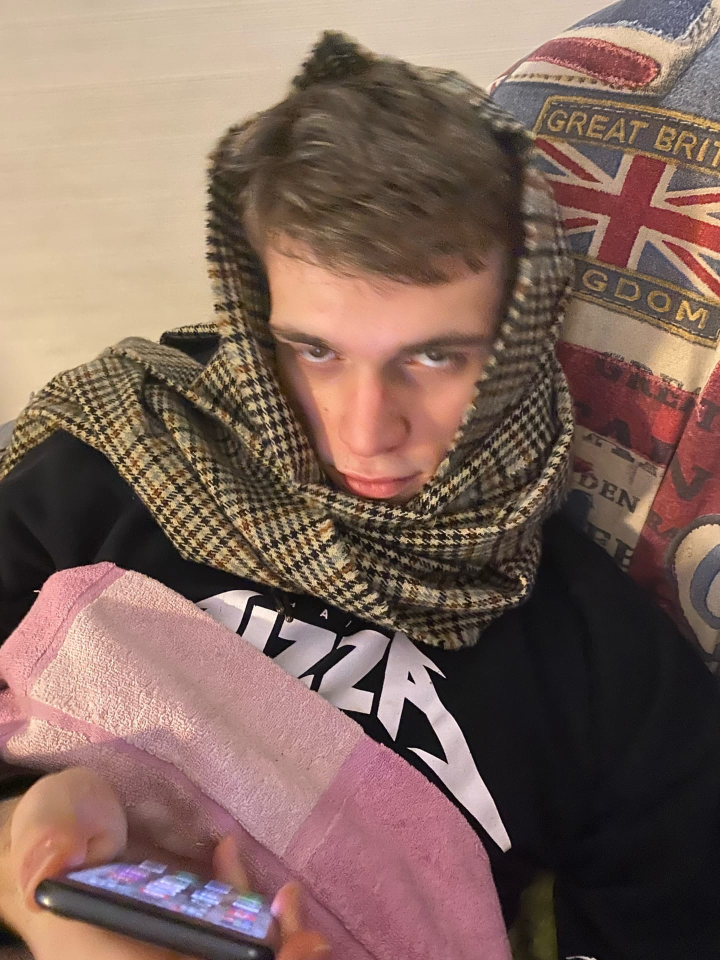
#> input picture src/photos/me.jpg, 1440 x 1920 px (shown at 1/2 size)
$ python contours.py
#> lines starting #> are read from the running program, lines starting #| are printed output that depends on the picture; after the words box and inside, x2 and y2 are one past the last pixel; in counts of white or black regions, pixels touching at a corner belong together
import cv2 as cv
import numpy as np


img = cv.imread("photos/me.jpg")
#> img is the input picture: shape (1920, 1440, 3); mean B, G, R 93.3, 103.3, 129.2
print(img.shape)
#| (1920, 1440, 3)
cv.imshow('Frog', img)

blank = np.zeros(img.shape, dtype='uint8')
cv.imshow("Blank", blank)

gray = cv.cvtColor(img, cv.COLOR_BGR2GRAY)
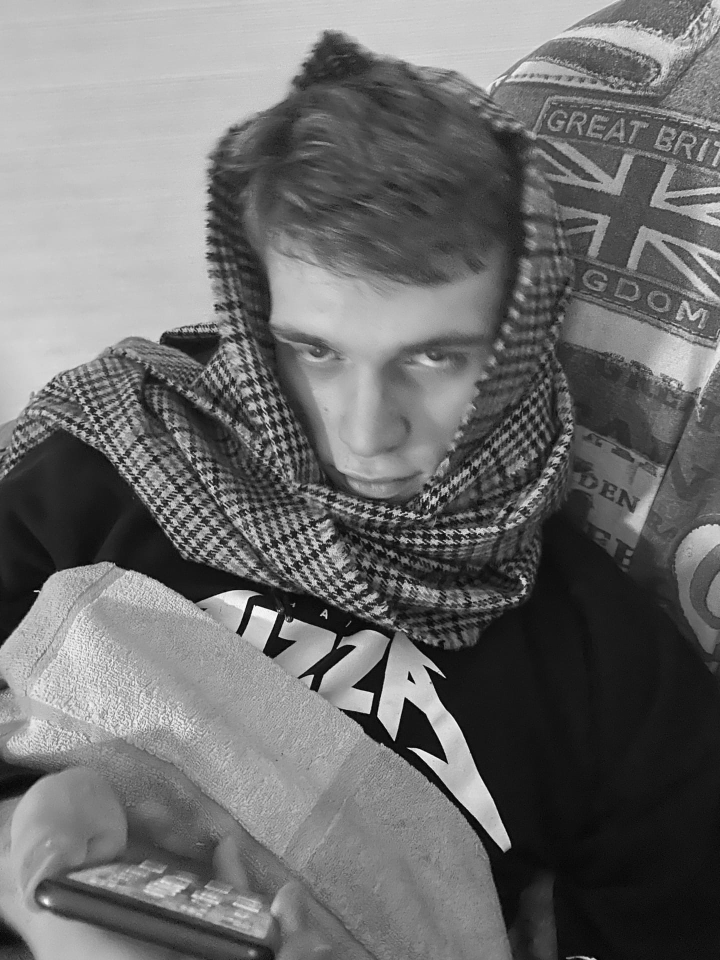
#> gray: shape (1920, 1440) (shown at 1/2 size); min 0, max 254, mean 109.9
cv.imshow('Gray Frog', gray)

#blur = cv.GaussianBlur(gray, (3, 3), cv.BORDER_DEFAULT)
#cv.imshow('Blur', blur)

canny = cv.Canny(img, 125, 175)
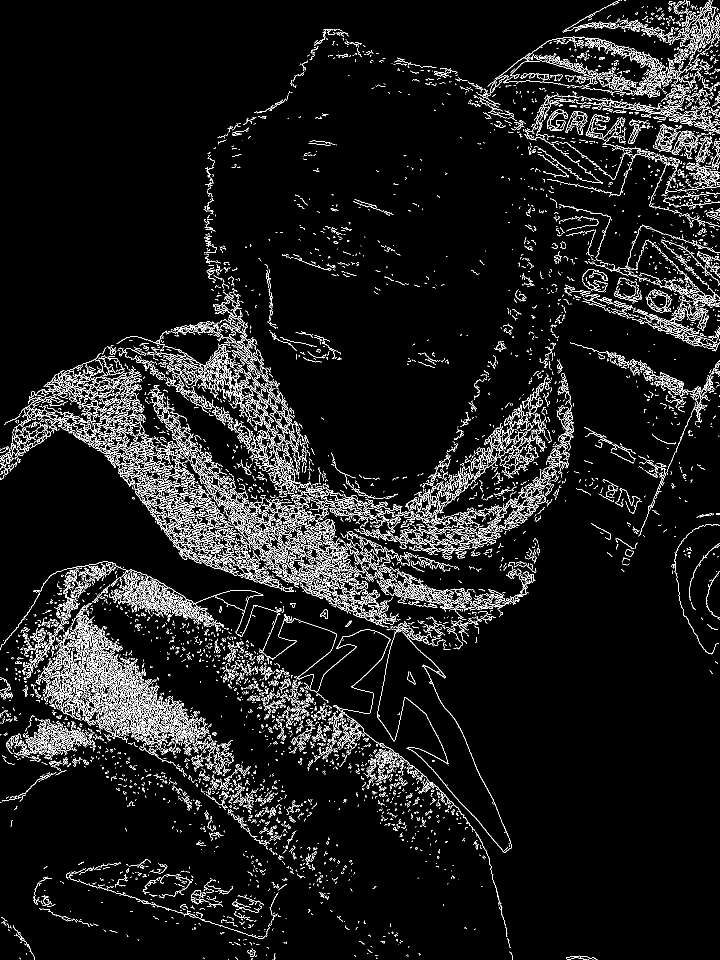
#> canny: shape (1920, 1440) (shown at 1/2 size); 6.7% white in thin lines or dots
cv.imshow('Canny Edges', canny)

#ret, thresh =cv.threshold(gray, 125, 255, cv.THRESH_BINARY)
#cv.imshow('Thresh', thresh)


contours, hierarchies = cv.findContours(canny, cv.RETR_LIST, cv.CHAIN_APPROX_SIMPLE)
#> contours = 10464 contours, 9687 with area under 20; largest, box (x1, y1, x2, y2) and area: (278, 945, 526, 1156) 4672, (448, 981, 569, 1142) 2021, (532, 829, 588, 981) 1791, (271, 1395, 339, 1481) 1342, (617, 1078, 711, 1202) 1250

blank = cv.resize(blank, (1000, 1000), interpolation=cv.INTER_CUBIC)
cv.drawContours(blank, contours, -1, (0, 0, 255), 1)
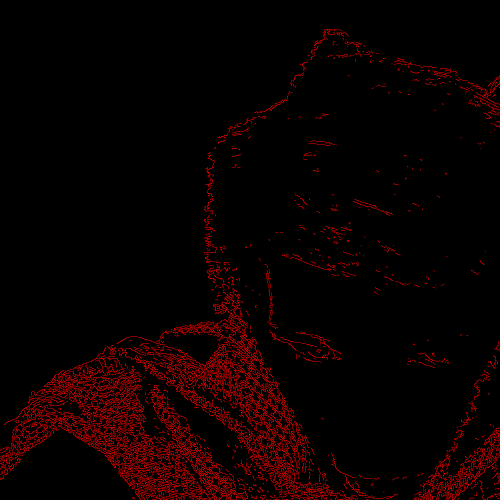
#> blank: shape (1000, 1000, 3) (shown at 1/2 size); mean of channels 0, 1, 2 0, 0, 11.4; drawn as B, G, R
cv.imshow('Contours Drawn', blank)
cv.imwrite("Contours.jpg", blank)

cv.waitKey(0)

$ run again, with src/photos/boys.jpg copied over src/photos/me.jpg
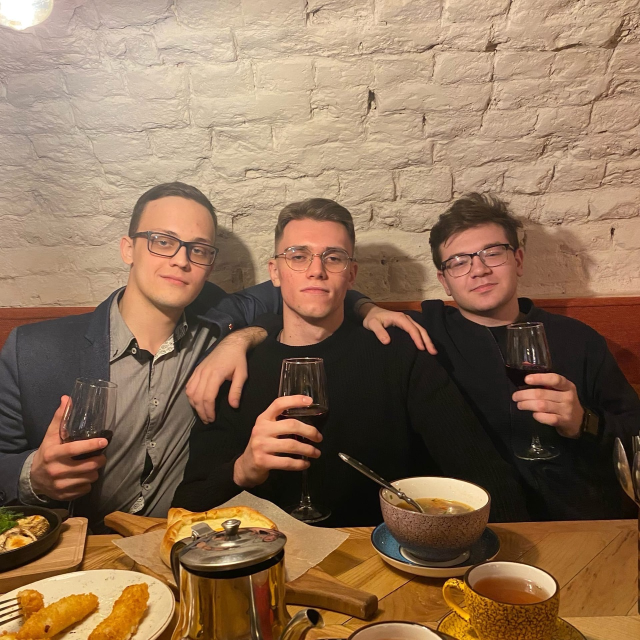
#> input picture src/photos/boys.jpg, 1280 x 1280 px (shown at 1/2 size)
#> img is the input picture: shape (1280, 1280, 3); mean B, G, R 86.4, 112, 140.8
#| (1280, 1280, 3)
#> `canny = cv.Canny(img, 125, 175)`:
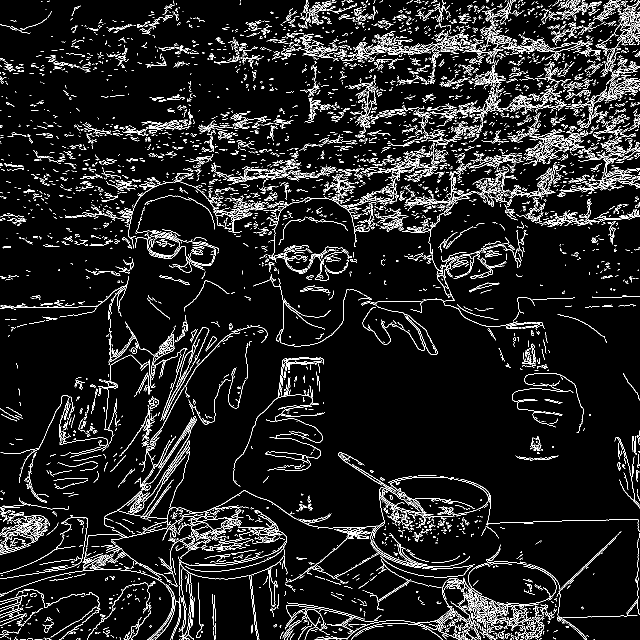
#> canny: shape (1280, 1280) (shown at 1/2 size); 7.8% white in thin lines or dots
#> contours = 7825 contours, 7508 with area under 20; largest, box (x1, y1, x2, y2) and area: (235, 981, 295, 1027) 552, (263, 992, 289, 1025) 439, (499, 1150, 517, 1280) 341, (499, 1150, 517, 1273) 336, (926, 1157, 996, 1252) 324
#> `cv.drawContours(blank, contours, -1, (0, 0, 255), 1)`:
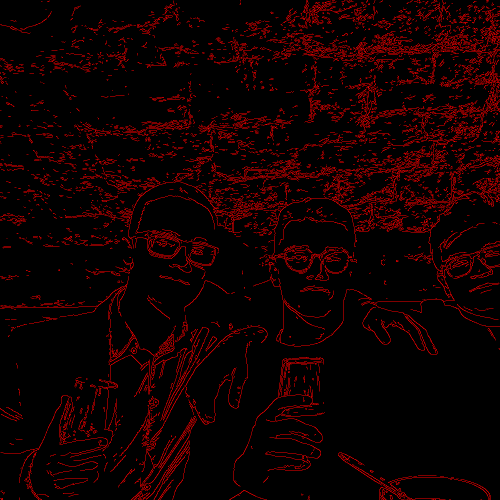
#> blank: shape (1000, 1000, 3) (shown at 1/2 size); mean of channels 0, 1, 2 0, 0, 17.7; drawn as B, G, R
